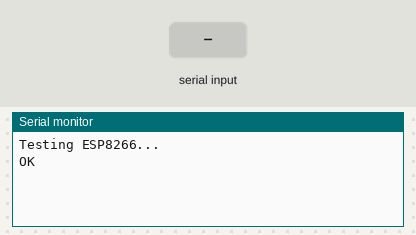
A sketch run on a simulated Arduino Uno, built with avr-gcc and run on an emulated ATmega328P. Shown: the last lines printed to the serial monitor. The test bench sets the inputs (shaded band). The modem accepts every AT command (registered, SIM ready, sends succeed) and sends nothing else.

Above: at 1.2 s.
1.3 s: "1" received over the second serial link
At 2.5 s:
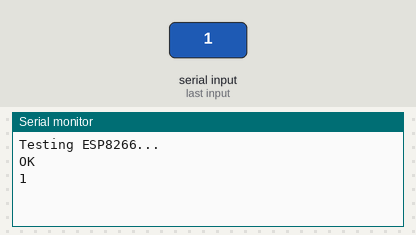
2.8 s: "0" received over the second serial link
At 3.7 s:
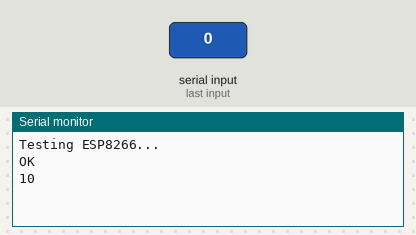

Measured:
- after the input at 1.3 s, the serial monitor: prints a new line at once (image 1)
- after the input at 2.8 s, the serial monitor: prints a new line at once (image 2)

The sketch:

esp.ino.ino
```cpp
#include <SoftwareSerial.h>

SoftwareSerial espSerial(10, 11);

void setup() {
  Serial.begin(9600);
  espSerial.begin(115200);
  Serial.println("Testing ESP8266...");
  espSerial.println("AT");
}

void loop() {
  if (espSerial.available()) {
    Serial.write(espSerial.read());
  }
  if (Serial.available()) {
    espSerial.write(Serial.read());
  }
}
```
